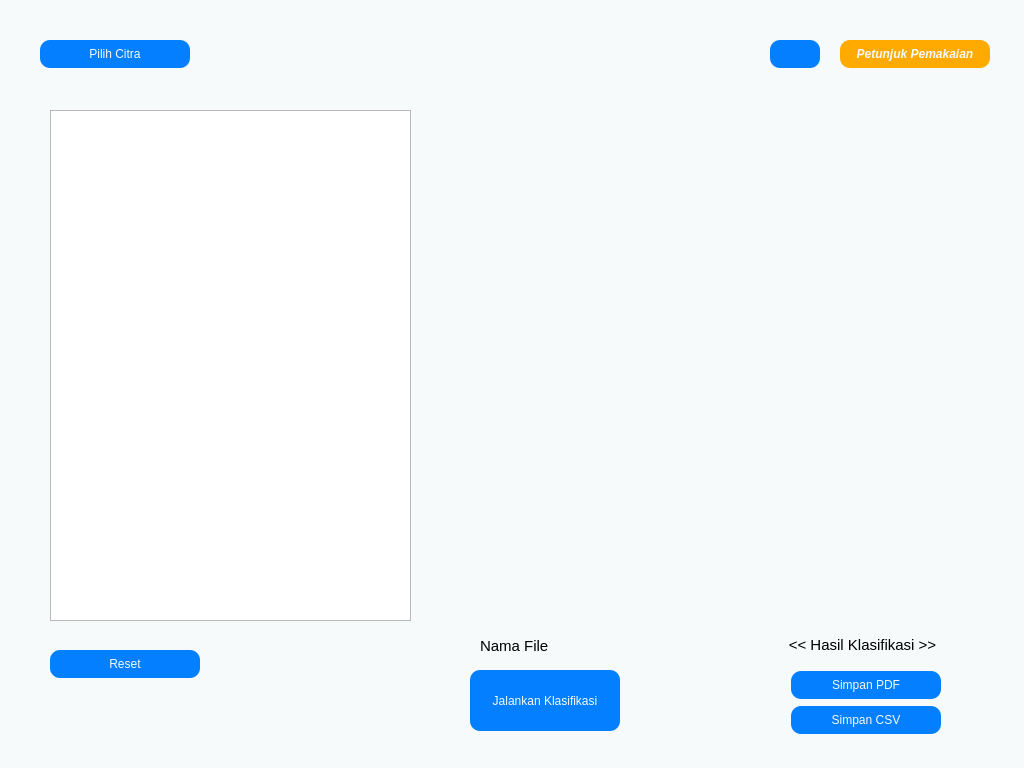
<?xml version="1.0" encoding="UTF-8"?>
<ui version="4.0">
 <class>Dialog</class>
 <widget class="QDialog" name="Dialog">
  <property name="geometry">
   <rect>
    <x>0</x>
    <y>0</y>
    <width>1024</width>
    <height>768</height>
   </rect>
  </property>
  <property name="windowTitle">
   <string>Dialog</string>
  </property>
  <property name="styleSheet">
   <string notr="true">QPushButton{
	border-radius: 10px;
	background-color: #037fff;
	color: #f6fafb;
}
QPushButton:hover{
	background-color: #024487;
}

QDialog{
background-color: #f6fafb;
}
QLineEdit{
	border: 1.25px solid #037fff;
	border-radius: 5px;
	padding-left: 5px;
}
QLineEdit:hover{
	border: 1.25px solid #19e9e2;
}
QTableWidget{
	border: 1px solid #037fff;
}
</string>
  </property>
  <widget class="QLabel" name="labelHasilKlasifikasi">
   <property name="geometry">
    <rect>
     <x>752</x>
     <y>630</y>
     <width>221</width>
     <height>31</height>
    </rect>
   </property>
   <property name="font">
    <font>
     <pointsize>11</pointsize>
    </font>
   </property>
   <property name="text">
    <string>&lt;&lt; Hasil Klasifikasi &gt;&gt;</string>
   </property>
   <property name="scaledContents">
    <bool>false</bool>
   </property>
   <property name="alignment">
    <set>Qt::AlignCenter</set>
   </property>
   <property name="wordWrap">
    <bool>false</bool>
   </property>
  </widget>
  <widget class="QLabel" name="labelDisplayCTKlasifikasi">
   <property name="enabled">
    <bool>true</bool>
   </property>
   <property name="geometry">
    <rect>
     <x>470</x>
     <y>110</y>
     <width>512</width>
     <height>512</height>
    </rect>
   </property>
   <property name="sizePolicy">
    <sizepolicy hsizetype="Fixed" vsizetype="Fixed">
     <horstretch>0</horstretch>
     <verstretch>0</verstretch>
    </sizepolicy>
   </property>
   <property name="maximumSize">
    <size>
     <width>512</width>
     <height>512</height>
    </size>
   </property>
   <property name="baseSize">
    <size>
     <width>0</width>
     <height>0</height>
    </size>
   </property>
   <property name="autoFillBackground">
    <bool>false</bool>
   </property>
   <property name="text">
    <string/>
   </property>
   <property name="pixmap">
    <pixmap resource="../resources/image_resources.qrc">:/image/preview.png</pixmap>
   </property>
   <property name="scaledContents">
    <bool>true</bool>
   </property>
  </widget>
  <widget class="QPushButton" name="pushButtonPilihCitraKlasifikasi">
   <property name="geometry">
    <rect>
     <x>40</x>
     <y>40</y>
     <width>150</width>
     <height>28</height>
    </rect>
   </property>
   <property name="minimumSize">
    <size>
     <width>150</width>
     <height>28</height>
    </size>
   </property>
   <property name="text">
    <string>Pilih Citra</string>
   </property>
  </widget>
  <widget class="QPushButton" name="pushButtonJalankanKlasifikasi">
   <property name="geometry">
    <rect>
     <x>470</x>
     <y>670</y>
     <width>150</width>
     <height>61</height>
    </rect>
   </property>
   <property name="minimumSize">
    <size>
     <width>150</width>
     <height>28</height>
    </size>
   </property>
   <property name="text">
    <string>Jalankan Klasifikasi</string>
   </property>
  </widget>
  <widget class="QPushButton" name="pushButtonResetKlasifikasi">
   <property name="geometry">
    <rect>
     <x>50</x>
     <y>650</y>
     <width>150</width>
     <height>28</height>
    </rect>
   </property>
   <property name="minimumSize">
    <size>
     <width>150</width>
     <height>28</height>
    </size>
   </property>
   <property name="text">
    <string>Reset</string>
   </property>
  </widget>
  <widget class="QPushButton" name="pushButtonSimpanPdf">
   <property name="geometry">
    <rect>
     <x>791</x>
     <y>671</y>
     <width>150</width>
     <height>28</height>
    </rect>
   </property>
   <property name="minimumSize">
    <size>
     <width>150</width>
     <height>28</height>
    </size>
   </property>
   <property name="text">
    <string>Simpan PDF</string>
   </property>
  </widget>
  <widget class="QPushButton" name="pushButtonSimpanCsv">
   <property name="geometry">
    <rect>
     <x>791</x>
     <y>706</y>
     <width>150</width>
     <height>28</height>
    </rect>
   </property>
   <property name="minimumSize">
    <size>
     <width>150</width>
     <height>28</height>
    </size>
   </property>
   <property name="text">
    <string>Simpan CSV</string>
   </property>
  </widget>
  <widget class="QTableView" name="tableViewKlasifikasi">
   <property name="geometry">
    <rect>
     <x>50</x>
     <y>110</y>
     <width>361</width>
     <height>511</height>
    </rect>
   </property>
  </widget>
  <widget class="QLabel" name="labelNamaFile">
   <property name="geometry">
    <rect>
     <x>480</x>
     <y>630</y>
     <width>221</width>
     <height>31</height>
    </rect>
   </property>
   <property name="font">
    <font>
     <pointsize>11</pointsize>
    </font>
   </property>
   <property name="text">
    <string>Nama File</string>
   </property>
  </widget>
  <widget class="QPushButton" name="pushButtonPetunjuk">
   <property name="geometry">
    <rect>
     <x>840</x>
     <y>40</y>
     <width>150</width>
     <height>28</height>
    </rect>
   </property>
   <property name="minimumSize">
    <size>
     <width>150</width>
     <height>28</height>
    </size>
   </property>
   <property name="palette">
    <palette>
     <active>
      <colorrole role="WindowText">
       <brush brushstyle="SolidPattern">
        <color alpha="255">
         <red>246</red>
         <green>250</green>
         <blue>251</blue>
        </color>
       </brush>
      </colorrole>
      <colorrole role="Button">
       <brush brushstyle="SolidPattern">
        <color alpha="255">
         <red>255</red>
         <green>170</green>
         <blue>0</blue>
        </color>
       </brush>
      </colorrole>
      <colorrole role="Text">
       <brush brushstyle="SolidPattern">
        <color alpha="255">
         <red>246</red>
         <green>250</green>
         <blue>251</blue>
        </color>
       </brush>
      </colorrole>
      <colorrole role="ButtonText">
       <brush brushstyle="SolidPattern">
        <color alpha="255">
         <red>246</red>
         <green>250</green>
         <blue>251</blue>
        </color>
       </brush>
      </colorrole>
      <colorrole role="Base">
       <brush brushstyle="SolidPattern">
        <color alpha="255">
         <red>255</red>
         <green>170</green>
         <blue>0</blue>
        </color>
       </brush>
      </colorrole>
      <colorrole role="Window">
       <brush brushstyle="SolidPattern">
        <color alpha="255">
         <red>255</red>
         <green>170</green>
         <blue>0</blue>
        </color>
       </brush>
      </colorrole>
     </active>
     <inactive>
      <colorrole role="WindowText">
       <brush brushstyle="SolidPattern">
        <color alpha="255">
         <red>246</red>
         <green>250</green>
         <blue>251</blue>
        </color>
       </brush>
      </colorrole>
      <colorrole role="Button">
       <brush brushstyle="SolidPattern">
        <color alpha="255">
         <red>255</red>
         <green>170</green>
         <blue>0</blue>
        </color>
       </brush>
      </colorrole>
      <colorrole role="Text">
       <brush brushstyle="SolidPattern">
        <color alpha="255">
         <red>246</red>
         <green>250</green>
         <blue>251</blue>
        </color>
       </brush>
      </colorrole>
      <colorrole role="ButtonText">
       <brush brushstyle="SolidPattern">
        <color alpha="255">
         <red>246</red>
         <green>250</green>
         <blue>251</blue>
        </color>
       </brush>
      </colorrole>
      <colorrole role="Base">
       <brush brushstyle="SolidPattern">
        <color alpha="255">
         <red>255</red>
         <green>170</green>
         <blue>0</blue>
        </color>
       </brush>
      </colorrole>
      <colorrole role="Window">
       <brush brushstyle="SolidPattern">
        <color alpha="255">
         <red>255</red>
         <green>170</green>
         <blue>0</blue>
        </color>
       </brush>
      </colorrole>
     </inactive>
     <disabled>
      <colorrole role="WindowText">
       <brush brushstyle="SolidPattern">
        <color alpha="255">
         <red>246</red>
         <green>250</green>
         <blue>251</blue>
        </color>
       </brush>
      </colorrole>
      <colorrole role="Button">
       <brush brushstyle="SolidPattern">
        <color alpha="255">
         <red>255</red>
         <green>170</green>
         <blue>0</blue>
        </color>
       </brush>
      </colorrole>
      <colorrole role="Text">
       <brush brushstyle="SolidPattern">
        <color alpha="255">
         <red>246</red>
         <green>250</green>
         <blue>251</blue>
        </color>
       </brush>
      </colorrole>
      <colorrole role="ButtonText">
       <brush brushstyle="SolidPattern">
        <color alpha="255">
         <red>246</red>
         <green>250</green>
         <blue>251</blue>
        </color>
       </brush>
      </colorrole>
      <colorrole role="Base">
       <brush brushstyle="SolidPattern">
        <color alpha="255">
         <red>255</red>
         <green>170</green>
         <blue>0</blue>
        </color>
       </brush>
      </colorrole>
      <colorrole role="Window">
       <brush brushstyle="SolidPattern">
        <color alpha="255">
         <red>255</red>
         <green>170</green>
         <blue>0</blue>
        </color>
       </brush>
      </colorrole>
     </disabled>
    </palette>
   </property>
   <property name="font">
    <font>
     <weight>75</weight>
     <italic>true</italic>
     <bold>true</bold>
    </font>
   </property>
   <property name="contextMenuPolicy">
    <enum>Qt::DefaultContextMenu</enum>
   </property>
   <property name="styleSheet">
    <string notr="true">background-color: rgb(255, 0, 0);
background-color: rgb(255, 170, 0);</string>
   </property>
   <property name="text">
    <string>Petunjuk Pemakaian</string>
   </property>
  </widget>
  <widget class="QPushButton" name="pushButtonBahasa">
   <property name="geometry">
    <rect>
     <x>770</x>
     <y>40</y>
     <width>50</width>
     <height>28</height>
    </rect>
   </property>
   <property name="sizePolicy">
    <sizepolicy hsizetype="Fixed" vsizetype="Fixed">
     <horstretch>0</horstretch>
     <verstretch>0</verstretch>
    </sizepolicy>
   </property>
   <property name="autoFillBackground">
    <bool>false</bool>
   </property>
   <property name="styleSheet">
    <string notr="true">border-image: url(:/image/english.png);</string>
   </property>
   <property name="text">
    <string/>
   </property>
  </widget>
 </widget>
 <resources>
  <include location="../resources/image_resources.qrc"/>
  <include location="../resources/image_resources.qrc"/>
 </resources>
 <connections/>
</ui>
